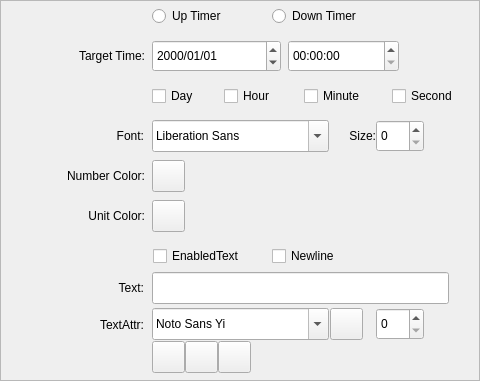
<?xml version="1.0" encoding="UTF-8"?>
<ui version="4.0">
 <class>TimerCfger</class>
 <widget class="QFrame" name="TimerCfger">
  <property name="geometry">
   <rect>
    <x>0</x>
    <y>0</y>
    <width>480</width>
    <height>381</height>
   </rect>
  </property>
  <property name="windowTitle">
   <string>Frame</string>
  </property>
  <property name="frameShape">
   <enum>QFrame::StyledPanel</enum>
  </property>
  <property name="frameShadow">
   <enum>QFrame::Raised</enum>
  </property>
  <widget class="QRadioButton" name="upTimer">
   <property name="geometry">
    <rect>
     <x>152</x>
     <y>0</y>
     <width>97</width>
     <height>32</height>
    </rect>
   </property>
   <property name="text">
    <string>Up Timer</string>
   </property>
  </widget>
  <widget class="QRadioButton" name="downTimer">
   <property name="geometry">
    <rect>
     <x>272</x>
     <y>0</y>
     <width>105</width>
     <height>32</height>
    </rect>
   </property>
   <property name="text">
    <string>Down Timer</string>
   </property>
  </widget>
  <widget class="QLabel" name="targetTimeTag">
   <property name="geometry">
    <rect>
     <x>16</x>
     <y>40</y>
     <width>129</width>
     <height>32</height>
    </rect>
   </property>
   <property name="text">
    <string>Target Time:</string>
   </property>
   <property name="alignment">
    <set>Qt::AlignRight|Qt::AlignTrailing|Qt::AlignVCenter</set>
   </property>
  </widget>
  <widget class="QTimeEdit" name="targetTime">
   <property name="geometry">
    <rect>
     <x>288</x>
     <y>40</y>
     <width>111</width>
     <height>32</height>
    </rect>
   </property>
   <property name="displayFormat">
    <string>HH:mm:ss</string>
   </property>
  </widget>
  <widget class="QDateEdit" name="targetDate">
   <property name="geometry">
    <rect>
     <x>152</x>
     <y>40</y>
     <width>129</width>
     <height>32</height>
    </rect>
   </property>
   <property name="displayFormat">
    <string>yyyy/MM/dd</string>
   </property>
  </widget>
  <widget class="QCheckBox" name="day">
   <property name="geometry">
    <rect>
     <x>152</x>
     <y>80</y>
     <width>65</width>
     <height>32</height>
    </rect>
   </property>
   <property name="text">
    <string>Day</string>
   </property>
  </widget>
  <widget class="QCheckBox" name="hour">
   <property name="geometry">
    <rect>
     <x>224</x>
     <y>80</y>
     <width>65</width>
     <height>32</height>
    </rect>
   </property>
   <property name="text">
    <string>Hour</string>
   </property>
  </widget>
  <widget class="QCheckBox" name="minute">
   <property name="geometry">
    <rect>
     <x>304</x>
     <y>80</y>
     <width>73</width>
     <height>32</height>
    </rect>
   </property>
   <property name="text">
    <string>Minute</string>
   </property>
  </widget>
  <widget class="QCheckBox" name="second">
   <property name="geometry">
    <rect>
     <x>392</x>
     <y>80</y>
     <width>73</width>
     <height>32</height>
    </rect>
   </property>
   <property name="text">
    <string>Second</string>
   </property>
  </widget>
  <widget class="QLabel" name="timerFontAttr">
   <property name="geometry">
    <rect>
     <x>15</x>
     <y>120</y>
     <width>129</width>
     <height>32</height>
    </rect>
   </property>
   <property name="text">
    <string>Font:</string>
   </property>
   <property name="alignment">
    <set>Qt::AlignRight|Qt::AlignTrailing|Qt::AlignVCenter</set>
   </property>
  </widget>
  <widget class="QLabel" name="timenNumColorTag">
   <property name="geometry">
    <rect>
     <x>16</x>
     <y>160</y>
     <width>129</width>
     <height>32</height>
    </rect>
   </property>
   <property name="text">
    <string>Number Color:</string>
   </property>
   <property name="alignment">
    <set>Qt::AlignRight|Qt::AlignTrailing|Qt::AlignVCenter</set>
   </property>
  </widget>
  <widget class="QLabel" name="unitColorTag">
   <property name="geometry">
    <rect>
     <x>16</x>
     <y>200</y>
     <width>129</width>
     <height>32</height>
    </rect>
   </property>
   <property name="text">
    <string>Unit Color:</string>
   </property>
   <property name="alignment">
    <set>Qt::AlignRight|Qt::AlignTrailing|Qt::AlignVCenter</set>
   </property>
  </widget>
  <widget class="QCheckBox" name="enabledText">
   <property name="geometry">
    <rect>
     <x>153</x>
     <y>240</y>
     <width>89</width>
     <height>32</height>
    </rect>
   </property>
   <property name="text">
    <string>EnabledText</string>
   </property>
  </widget>
  <widget class="QLineEdit" name="lineText">
   <property name="geometry">
    <rect>
     <x>152</x>
     <y>272</y>
     <width>297</width>
     <height>32</height>
    </rect>
   </property>
  </widget>
  <widget class="QLabel" name="textAttrTag">
   <property name="geometry">
    <rect>
     <x>15</x>
     <y>309</y>
     <width>129</width>
     <height>32</height>
    </rect>
   </property>
   <property name="text">
    <string>TextAttr:</string>
   </property>
   <property name="alignment">
    <set>Qt::AlignRight|Qt::AlignTrailing|Qt::AlignVCenter</set>
   </property>
  </widget>
  <widget class="QPushButton" name="italic">
   <property name="geometry">
    <rect>
     <x>185</x>
     <y>341</y>
     <width>33</width>
     <height>32</height>
    </rect>
   </property>
   <property name="text">
    <string/>
   </property>
   <property name="icon">
    <iconset resource="../res/vshow.qrc">
     <normaloff>:/image/text_italic_64.png</normaloff>:/image/text_italic_64.png</iconset>
   </property>
  </widget>
  <widget class="QPushButton" name="bold">
   <property name="geometry">
    <rect>
     <x>152</x>
     <y>341</y>
     <width>33</width>
     <height>32</height>
    </rect>
   </property>
   <property name="text">
    <string/>
   </property>
   <property name="icon">
    <iconset resource="../res/vshow.qrc">
     <normaloff>:/image/text_bold_64.png</normaloff>:/image/text_bold_64.png</iconset>
   </property>
  </widget>
  <widget class="QLabel" name="textTag">
   <property name="geometry">
    <rect>
     <x>15</x>
     <y>272</y>
     <width>129</width>
     <height>32</height>
    </rect>
   </property>
   <property name="text">
    <string>Text:</string>
   </property>
   <property name="alignment">
    <set>Qt::AlignRight|Qt::AlignTrailing|Qt::AlignVCenter</set>
   </property>
  </widget>
  <widget class="QCheckBox" name="newline">
   <property name="geometry">
    <rect>
     <x>272</x>
     <y>240</y>
     <width>65</width>
     <height>32</height>
    </rect>
   </property>
   <property name="text">
    <string>Newline</string>
   </property>
  </widget>
  <widget class="QFontComboBox" name="timeFont">
   <property name="geometry">
    <rect>
     <x>152</x>
     <y>120</y>
     <width>177</width>
     <height>32</height>
    </rect>
   </property>
  </widget>
  <widget class="QFontComboBox" name="textFont">
   <property name="geometry">
    <rect>
     <x>152</x>
     <y>308</y>
     <width>177</width>
     <height>32</height>
    </rect>
   </property>
   <property name="currentIndex">
    <number>280</number>
   </property>
  </widget>
  <widget class="QPushButton" name="textColor">
   <property name="geometry">
    <rect>
     <x>330</x>
     <y>308</y>
     <width>33</width>
     <height>32</height>
    </rect>
   </property>
   <property name="text">
    <string/>
   </property>
   <property name="icon">
    <iconset resource="../res/vshow.qrc">
     <normaloff>:/image/color_text_64.png</normaloff>:/image/color_text_64.png</iconset>
   </property>
  </widget>
  <widget class="QPushButton" name="timeNumColor">
   <property name="geometry">
    <rect>
     <x>152</x>
     <y>160</y>
     <width>33</width>
     <height>32</height>
    </rect>
   </property>
   <property name="text">
    <string/>
   </property>
   <property name="icon">
    <iconset resource="../res/vshow.qrc">
     <normaloff>:/image/color_text_64.png</normaloff>:/image/color_text_64.png</iconset>
   </property>
  </widget>
  <widget class="QPushButton" name="timeUnitColor">
   <property name="geometry">
    <rect>
     <x>152</x>
     <y>200</y>
     <width>33</width>
     <height>32</height>
    </rect>
   </property>
   <property name="text">
    <string/>
   </property>
   <property name="icon">
    <iconset resource="../res/vshow.qrc">
     <normaloff>:/image/color_text_64.png</normaloff>:/image/color_text_64.png</iconset>
   </property>
  </widget>
  <widget class="QLabel" name="timerFontAttr_2">
   <property name="geometry">
    <rect>
     <x>328</x>
     <y>120</y>
     <width>48</width>
     <height>32</height>
    </rect>
   </property>
   <property name="text">
    <string>Size:</string>
   </property>
   <property name="alignment">
    <set>Qt::AlignRight|Qt::AlignTrailing|Qt::AlignVCenter</set>
   </property>
  </widget>
  <widget class="QPushButton" name="underLine">
   <property name="geometry">
    <rect>
     <x>218</x>
     <y>341</y>
     <width>33</width>
     <height>32</height>
    </rect>
   </property>
   <property name="text">
    <string/>
   </property>
   <property name="icon">
    <iconset resource="../res/vshow.qrc">
     <normaloff>:/image/text_underline_64.png</normaloff>:/image/text_underline_64.png</iconset>
   </property>
  </widget>
  <widget class="QSpinBox" name="timeFontSize">
   <property name="geometry">
    <rect>
     <x>376</x>
     <y>120</y>
     <width>48</width>
     <height>32</height>
    </rect>
   </property>
  </widget>
  <widget class="QSpinBox" name="textFontSize">
   <property name="geometry">
    <rect>
     <x>376</x>
     <y>308</y>
     <width>48</width>
     <height>32</height>
    </rect>
   </property>
  </widget>
 </widget>
 <resources>
  <include location="../res/vshow.qrc"/>
 </resources>
 <connections/>
</ui>
